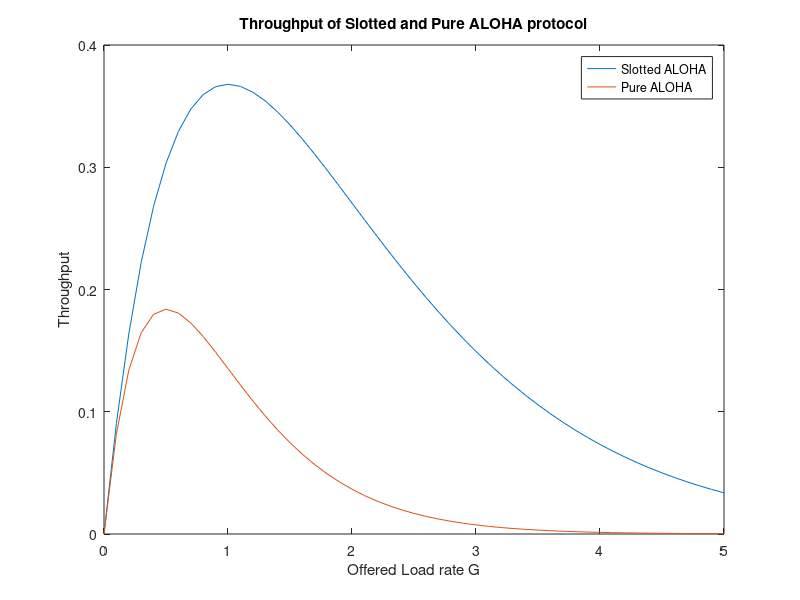
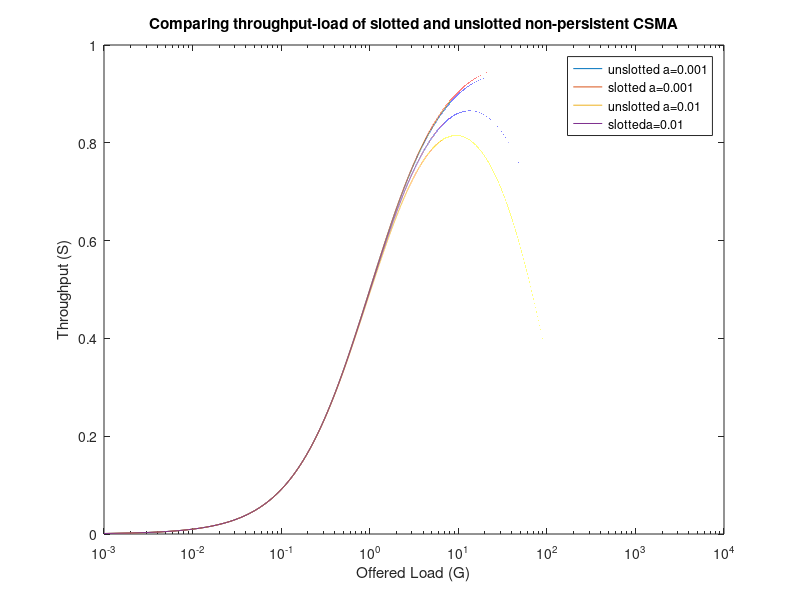
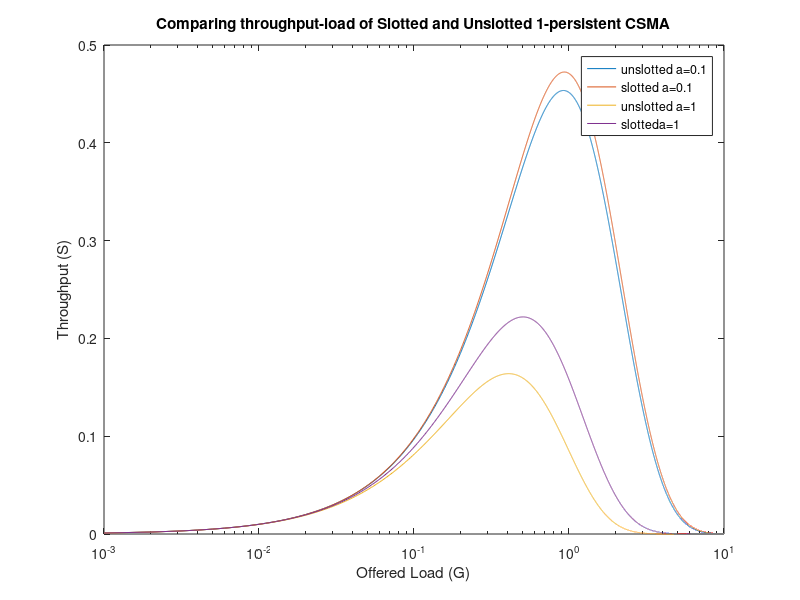
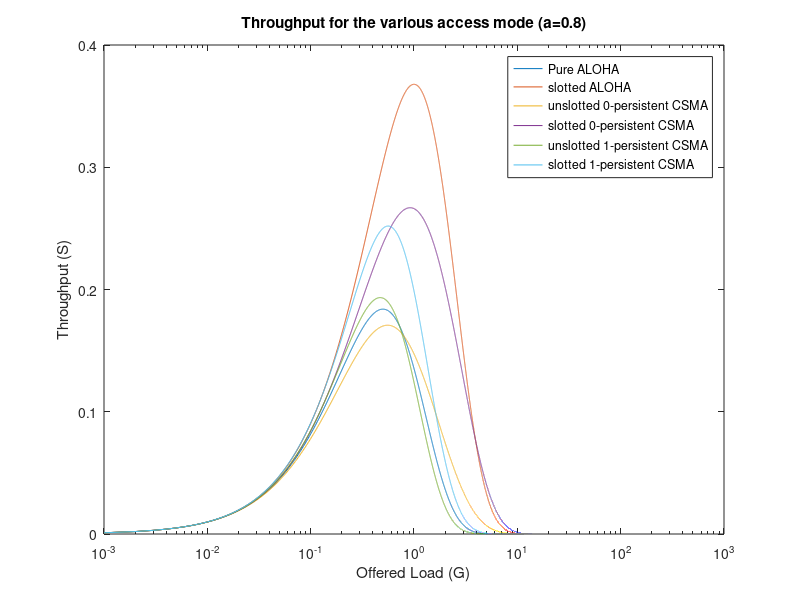

Here is the MATLAB script that generated these plots, in order: (Note: this script raises an error after producing the figures.)
close all;
clear all;
%% Pure ALOHA vs Slotted ALOHA
G = 0:0.1:5;
S_slotted = G.*exp(-G);
S_pure = G.*exp(-2*G);

figure 
plot(G,S_slotted,G,S_pure)
xlabel('Offered Load rate G')
ylabel('Throughput')
title('Throughput of Slotted and Pure ALOHA protocol')
legend('Slotted ALOHA', 'Pure ALOHA')


%% Unslotted and Slotted Non-persistent CSMA
a1 = 0.001;
a2 = 0.01;
G = 0:10^-3:10^4;

S1_u = G.*exp(-a1*G)./(G.*(1+2*a1)+exp(-a1*G));
S1_s = G.*(a1*exp(-a1*G))./(1-exp(-a1*G)+a1);
S2_u = G.*exp(-a2*G)./(G.*(1+2*a2)+exp(-a2*G));
S2_s = G.*(a2*exp(-a2*G))./(1-exp(-a2*G)+a2);

figure
semilogx(G,S1_u,G,S1_s,G,S2_u,G,S2_s)
xlabel('Offered Load (G)');
ylabel('Throughput (S)');
title('Comparing throughput-load of slotted and unslotted non-persistent CSMA');
legend('unslotted a=0.001','slotted a=0.001','unslotted a=0.01','slotteda=0.01');

%% Unslotted and Slotted 1-persistent CSMA
a3 = 0.1;
a4 = 1;
G = 0:10^-3:10^1;

S3_u = G.*(1+G+a3*G.*(1+G+a3*G/2)).*exp(-G*(1+2*a3))./(G*(1+2*a3)-(1-exp(-a3*G))+(1+a3*G).*exp(-G*(1+a3)));
S3_s = G.*(1+a3-exp(-a3*G)).*exp(-G*(1+a3))./((1+a3)*(1-exp(-a3*G))+a3*exp(-G*(1+a3)));
S4_u = G.*(1+G+a4*G.*(1+G+a4*G/2)).*exp(-G*(1+2*a4))./(G*(1+2*a4)-(1-exp(-a4*G))+(1+a4*G).*exp(-G*(1+a4)));
S4_s = G.*(1+a4-exp(-a4*G)).*exp(-G*(1+a4))./((1+a4)*(1-exp(-a4*G))+a4*exp(-G*(1+a4)));

figure
semilogx(G,S3_u,G,S3_s,G,S4_u,G,S4_s)
xlabel('Offered Load (G)');
ylabel('Throughput (S)');
title('Comparing throughput-load of Slotted and Unslotted 1-persistent CSMA');
legend('unslotted a=0.1','slotted a=0.1','unslotted a=1','slotteda=1');


%% Comparing between all the protocols 
a = 0.8;
G = 0:10^-3:1000;

S_pure = G.*exp(-2*G);
S_slotted = G.*exp(-G);
S_u0 = G.*exp(-a*G)./(G.*(1+2*a)+exp(-a*G));
S_s0 = G.*(a*exp(-a*G))./(1-exp(-a*G)+a);
S_u1 = G.*(1+G+a*G.*(1+G+a*G/2)).*exp(-G*(1+2*a))./(G*(1+2*a)-(1-exp(-a*G))+(1+a*G).*exp(-G*(1+a)));
S_s1 = G.*(1+a-exp(-a*G)).*exp(-G*(1+a))./((1+a)*(1-exp(-a*G))+a*exp(-G*(1+a)));


figure
semilogx(G,S_pure,G,S_slotted,G,S_u0,G,S_s0,G,S_u1,G,S_s1)
xlabel('Offered Load (G)');
ylabel('Throughput (S)');
title('Throughput for the various access mode (a=0.8)');
legend('Pure ALOHA','slotted ALOHA','unslotted 0-persistent CSMA','slotted 0-persistent CSMA','unslotted 1-persistent CSMA','slotted 1-persistent CSMA');


%% CSMA/CA 
n = 20; 
p = 0:0.1:1;
t = 1-(1-p).^(1/(n-1));
W = 32;
m = 3;
i = 1:m;
A = sum((2*p).^i)
figure 
plot(p,t2)